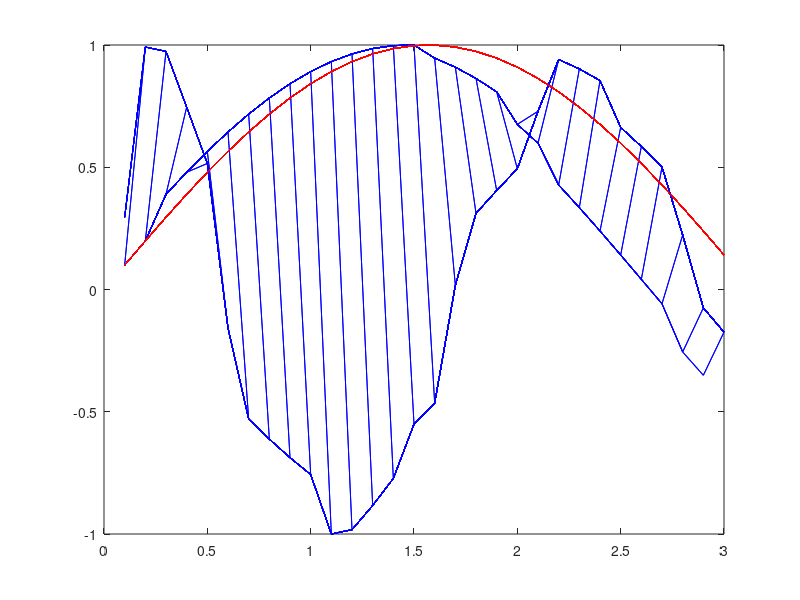

Reproduce this figure in MATLAB.

%% Randomize 70/30 Training/Testing Data
clear;
x = .1; 
y = sin(x);
count = 1;
for i = 2:100
    
    x = [x;i/10];
    y = [y;sin(x(i))];
    count = [count; i];
end

% Randomize numbers 1-100
r = datasample(count,100, 'Replace',false);

training_count = sort(r(1:70)); % 70% goes to training
testing_count = sort(r(71:100)); % 30% goes to testing

training = y(training_count); % Assign first 70% to training
testing = y(testing_count); % Assign last 30% to testing

%% Discrete CMAC and train it on a 1-D function

%Program a Discrete CMAC and train it on a 1-D function (ref: Albus1975, Fig. 5)
%Explore effect of overlap area on generalization and time to convergence.
%Use only 35 weights weights for your CMAC, and sample your function at 100
%evenly spaced points.  Use 70 for training and 30 for testing. Report the
%accuracy of your CMAC network using only the 30 test points.
for cells = 1:35 % Cycle through 35 weights
    tic
    output = testing;
    
    for i = 1:(length(output)-cells) % For all inputs
        sum = 0; % Inialize summation of weights x test output
        weight = 0; % Inialize summation of weights
        
        for j = 0:(cells-1) % Averaging # of cells together
            d = (1 - (output(i+j) - y(i))^2)^2;
            sum = sum + d*training(i);
            weight = weight + d;
        end
        
        output(i) = sum/weight; % summation of weights x test output x summation of weights
        errors(i) = 100 * abs ((output(i) - y(i)) / y(i)); %error formula
    end
    
     % Calculate error for each # of cells used
    errors = errors(1:(30-cells));
    error(cells) = mean(errors);
    
    % Plot the output versus the actual output
    figure(1);
    plot(x(1:length(output)),output,'b');
    hold on;
    plot(x(1:length(output)),y(1:length(output)),'r');
    
    % Get performance time
    perf_time(cells) = toc;
    
end

% Print best time and number of cells to use
[min_error, best_cells] = min(error);
min_time = perf_time(best_cells);
fprintf('%f%% Error\n %d Cells\n Time elapsed: %f \n',min_error,best_cells,min_time);


%% Continuous

for cells = 1:35 % Cycle through 35 weights
    tic
    output = testing;
    
    for i = 1:(length(output)-cells) % For all inputs
        sum = 0; % Inialize summation of weights x test output
        weight = 0; % Inialize summation of weights
        
        for j = 0:(cells) % Averaging # of cells together  
            if j==0 
                d = (1 - (output(i+j) - y(i))^2)^2 * .5; % Used for making the system continuous
            elseif j==cells
                d = (1 - (output(i+j) - y(i))^2)^2 * .5; % Used for making the system continuous
            end
            d = (1 - (output(i+j) - y(i))^2)^2; % Normal weight function
            sum = sum + d*training(i); % Summation of numerator
            weight = weight + d; % Summation of denominator
        end
        
        output(i) = sum/weight; % summation of weights x test output x summation of weights
        errors(i) = 100 * abs ((output(i) - y(i)) / y(i)); %error formula
    end
    
    % Calculate error for each # of cells used
    errors = errors(1:(30-cells));
    error(cells) = mean(errors);
    
    % Plot the output versus the actual output
    figure(1);
    plot(x(1:length(output)),output,'b');
    hold on;
    plot(x(1:length(output)),y(1:length(output)),'r');
    
    % Get performance time
    perf_time(cells) = toc;
    
end

% Print best time and number of cells to use
[min_error, best_cells] = min(error);
min_time = perf_time(best_cells);
fprintf('%f%% Error\n %d Cells\n Time elapsed: %f \n',min_error,best_cells,min_time);

